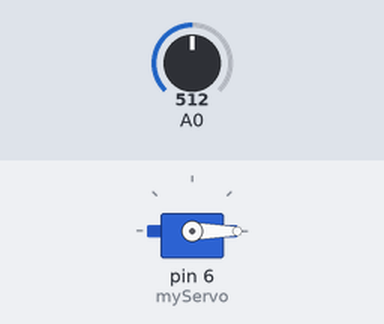
Simulated run of this sketch. Board: Arduino Uno, built with avr-gcc and run on an emulated ATmega328P. Shown: servo. Inputs (shaded band) come from the test bench; at power-on: A0 = 512.

Above: at 1.1 s.
At 2.8 s:
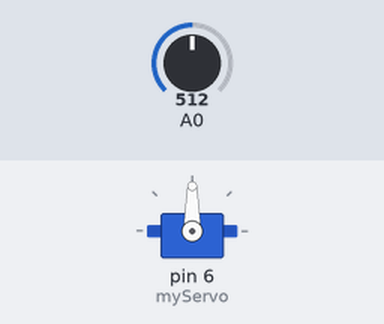
2.9 s: A0 set to 716
At 3.8 s:
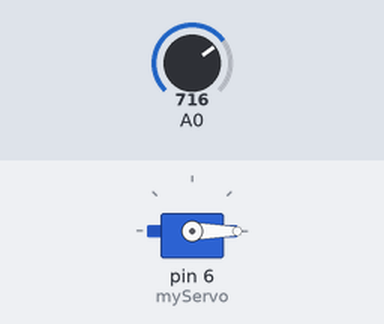
8.9 s: A0 set to 900
14.9 s: A0 set to 1023
20.9 s: A0 set to 306
26.9 s: A0 set to 122
Timing chart, 0 to 33.9 s (numbered marks = the images above; inputs shaded):
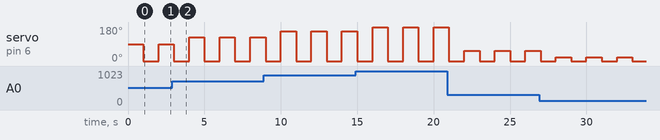

Measured:
- by itself, servo on pin 6 (myServo): alternates 21° for 1.0 s and 0° for 1.0 s

The sketch:

servo1.ino
```cpp
#include <Servo.h>
Servo myServo ;
int value;
void setup()
{
  myServo.attach(6);
  pinMode(A0 , INPUT);
}

void loop()
{
  value = analogRead(A0);
  value = map(value, 0, 1023 , 0, 180);
  myServo.write(value);
  delay(1000);
  myServo.write(0);
  delay(1000);

}
```
